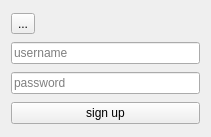
<?xml version="1.0" encoding="UTF-8"?>
<ui version="4.0">
 <class>SignUp</class>
 <widget class="QWidget" name="SignUp">
  <property name="geometry">
   <rect>
    <x>0</x>
    <y>0</y>
    <width>211</width>
    <height>137</height>
   </rect>
  </property>
  <property name="windowTitle">
   <string>signup</string>
  </property>
  <layout class="QVBoxLayout" name="verticalLayout">
   <item>
    <layout class="QHBoxLayout" name="horizontalLayout">
     <item>
      <widget class="QToolButton" name="toolButton">
       <property name="text">
        <string>...</string>
       </property>
       <property name="icon">
        <iconset resource="qtresource.qrc">
         <normaloff>:/icons/back.png</normaloff>:/icons/back.png</iconset>
       </property>
      </widget>
     </item>
     <item>
      <spacer name="horizontalSpacer">
       <property name="orientation">
        <enum>Qt::Horizontal</enum>
       </property>
       <property name="sizeHint" stdset="0">
        <size>
         <width>40</width>
         <height>20</height>
        </size>
       </property>
      </spacer>
     </item>
    </layout>
   </item>
   <item>
    <widget class="QLineEdit" name="lineEdit">
     <property name="placeholderText">
      <string>username</string>
     </property>
    </widget>
   </item>
   <item>
    <widget class="QLineEdit" name="lineEdit_2">
     <property name="inputMask">
      <string/>
     </property>
     <property name="placeholderText">
      <string>password</string>
     </property>
    </widget>
   </item>
   <item>
    <widget class="QPushButton" name="pushButton">
     <property name="text">
      <string>sign up</string>
     </property>
    </widget>
   </item>
  </layout>
 </widget>
 <resources>
  <include location="qtresource.qrc"/>
 </resources>
 <connections/>
</ui>
